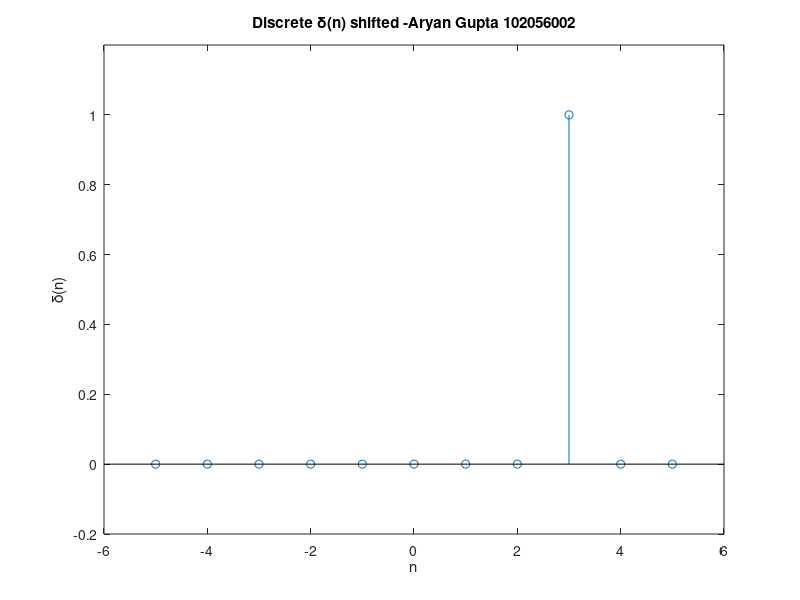

Write MATLAB code to recreate this figure.
clc;
clear

t1=-5:2; %creating vector from -5 to -0.02 with 0.01 uits space
t2=3; % point at 0 
t3=4:5;  %creating vector from 0.02 to 5 with 0.01 uits space

y1 = zeros(size(t1)); %creating a vector of 0s of the size t1
y2 = 1 ; %amplitude 1 at 0
y3 = zeros(size(t3)); %creating a vector of 0s of the size t3
t =[t1 t2 t3]; %concationation of t
y =[y1 y2 y3]; % concatiantion of y


stem (t,y); %plot
xlabel('n')
ylabel('\delta(n)')
title('Discrete \delta(n) shifted -Aryan Gupta 102056002')
ylim([-0.2,1.2]); % to make the y limits visible
